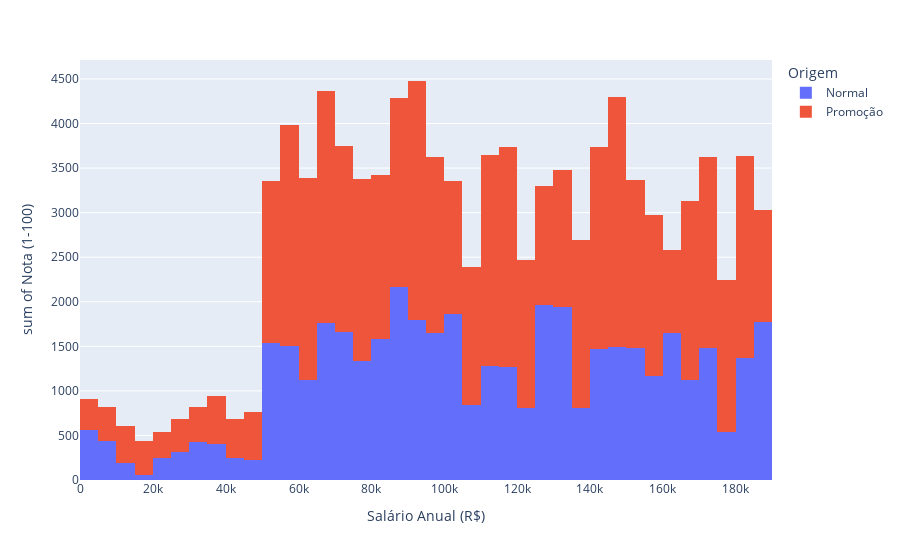

The notebook cell this image was saved under:
### Code cell
grafico  = px.histogram(tabela,x = "Salário Anual (R$)" , y = "Nota (1-100)",color ="Origem")
grafico.show()

### Figure 1 — Plotly figure (JSON) as saved in the notebook; plotly's stock layout.template omitted (floating-point values rounded to 4 significant figures; data arrays with more than 128 entries replaced by an {"elided": "..."} marker saying what was removed)
{"data": [{"alignmentgroup": "True", "bingroup": "x", "histfunc": "sum", "hovertemplate": "Origem=Normal<br>Salário Anual (R$)=%{x}<br>sum of Nota (1-100)=%{y}<extra></extra>", "legendgroup": "Normal", "marker": {"color": "#636efa", "pattern": {"shape": ""}}, "name": "Normal", "offsetgroup": "Normal", "orientation": "v", "showlegend": true, "type": "histogram", "x": {"elided": "799 int values"}, "xaxis": "x", "y": {"elided": "799 int values"}, "yaxis": "y"}, {"alignmentgroup": "True", "bingroup": "x", "histfunc": "sum", "hovertemplate": "Origem=Promoção<br>Salário Anual (R$)=%{x}<br>sum of Nota (1-100)=%{y}<extra></extra>", "legendgroup": "Promoção", "marker": {"color": "#EF553B", "pattern": {"shape": ""}}, "name": "Promoção", "offsetgroup": "Promoção", "orientation": "v", "showlegend": true, "type": "histogram", "x": {"elided": "1166 int values"}, "xaxis": "x", "y": {"elided": "1166 int values"}, "yaxis": "y"}], "layout": {"barmode": "relative", "legend": {"title": {"text": "Origem"}, "tracegroupgap": 0}, "margin": {"t": 60}, "xaxis": {"anchor": "y", "domain": [0, 1], "title": {"text": "Salário Anual (R$)"}}, "yaxis": {"anchor": "x", "domain": [0, 1], "title": {"text": "sum of Nota (1-100)"}}}}
